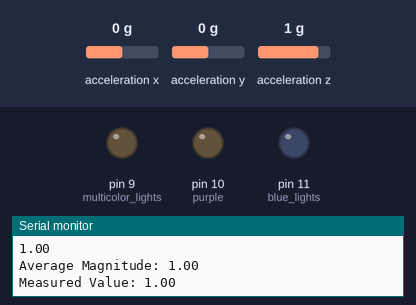
Simulated run of this sketch. Board: Arduino Uno, built with avr-gcc and run on an emulated ATmega328P. Shown: output pins drawn as LEDs (lit = HIGH), the last lines printed to the serial monitor. The inputs (shaded band) are chosen by the test bench; at power-on: acceleration x 0 g, acceleration y 0 g, acceleration z 1 g.

Above: at 2.2 s.
2.3 s: acceleration x set to -0.3 g
At 3.6 s:
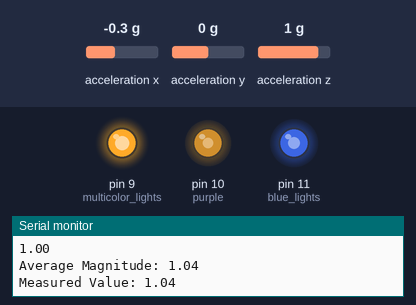
5.5 s: acceleration x set to -0.6 g
7.0 s: acceleration y set to -0.4 g
At 9.64 s:
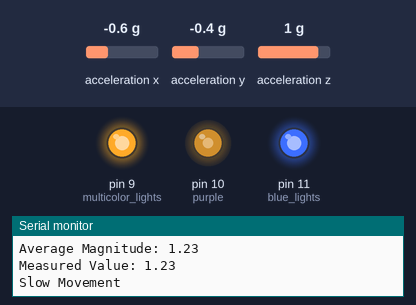
10.2 s: acceleration y set to -0.7 g
13.4 s: acceleration z set to 0.8 g
At 15.0 s:
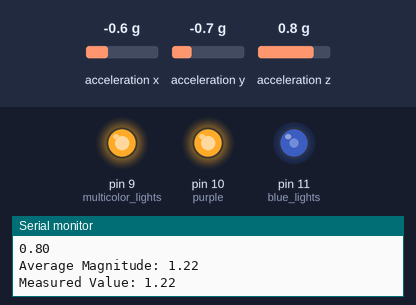
Timing chart, 0 to 17.6 s (numbered marks = the images above; inputs shaded):
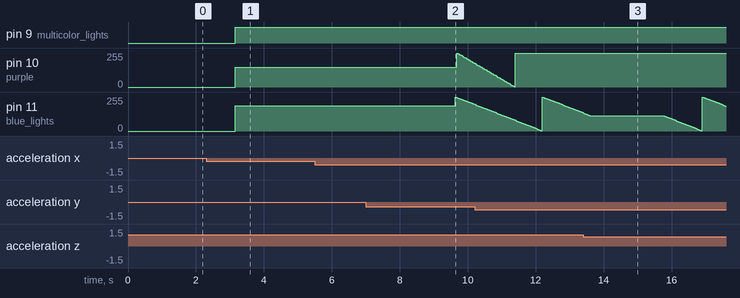

The sketch:

Avg_Magnitude.ino
```cpp
// This includes a file that has functions for the IMU
#include <SparkFunLSM6DS3.h>


LSM6DS3 myIMU;


float movementThreshold = 1.10;
float highMovementThreshold = 1.30;
float cutOff = .9;
float cutOff2 = .76;
int runningTotal;
int counter = 0;
int brightness = 0;
int brightness2 = 0;
int fadeAmount = 4;
int fadeAmount2 = 6;

void setup() {
  // put your setup code here, to run once:
// put your setup code here, to run once:
  Serial.begin(9600);
  pinMode(11, OUTPUT); //blue lights
  pinMode(10, OUTPUT); //purple/blacklight lights
  pinMode(9, OUTPUT); //multicolor lights

  delay(1000); //relax...
  Serial.println("Processor came out of reset.\n");

  //Call .begin() to configure the IMU
  myIMU.begin();
}

void loop() {
  // put your main code here, to run repeatedly:
//while(counter < 100) {
float avgMag = 0;
for(int x = 0 ; x < 8 ; x++)
{
float    aX = myIMU.readFloatAccelX();
float   aY = myIMU.readFloatAccelY();
   float  aZ = myIMU.readFloatAccelZ();

  Serial.println(aX);
  Serial.println(aY);
  Serial.println(aZ);

   //Serial.println(analogRead(myIMU.readFloatAccelX()));
   //Serial.println(analogRead(myIMU.readFloatAccelY()));
   //Serial.println(analogRead(myIMU.readFloatAccelZ()));

    float magnitude = sqrt((aX * aX) + (aY * aY) + (aZ * aZ)); //Combine all vectors
    avgMag += magnitude; // avgMag = avgMag + magnitude
}
avgMag /= 8;
//runningTotal += avgMag; }


Serial.print("Average Magnitude: ");
Serial.println(avgMag);


float measuredValue = avgMag;
/*
//Average all the values
int counter = 0;
int measuredValue = 0;
while ( counter < 100) {
  measuredValue += avgMag;
  counter++;
}
measuredValue = measuredValue/ 100;
*/

Serial.print("Measured Value: ");
Serial.println(measuredValue);
delay(2000); //comment out to make more fluid


//If wearer is not moving, no light
if ( cutOff< measuredValue && measuredValue < movementThreshold) {

    Serial.println("No Movement");
    //for testing

 analogWrite(11, 190);   // turns on a brightness of 255-190
 analogWrite(10, 150);
 digitalWrite(9, HIGH);  // turn the LED on (HIGH is the voltage level)

}


//Wearer is moving slowly
else if ( (measuredValue > movementThreshold && measuredValue < highMovementThreshold) || (cutOff2 < measuredValue && measuredValue < cutOff)) { //adding parenthesis () will perform that operation first

   //for testing // || means or
   Serial.println("Slow Movement");
   digitalWrite(9, HIGH);
  for (int counter =0; counter <100; counter++) {
analogWrite(11, 255-brightness);

  // change the brightness for next time through the loop:
  brightness = brightness + fadeAmount;

  // reverse the direction of the fading at the ends of the fade:
  if (brightness == 150 || brightness == 255) {
    fadeAmount = -fadeAmount ;
    //delay(2000);

}
  delay(40);
 analogWrite(10, 255-brightness2);
 // change the brightness for next time through the loop:
  brightness2 = brightness2 + fadeAmount2;

  // reverse the direction of the fading at the ends of the fade:
  if (brightness2 == 0 || brightness2 == 255) {
    fadeAmount2 = -fadeAmount2 ;
}
}
}

//Wearer is moving fast
else {

Serial.println("High Movement");  //for testing

{  for (int counter =0; counter <12; counter++) {
 analogWrite(11, 150);   // turn the LED on (HIGH is the voltage level)
  delay(50);              // wait for a second
  analogWrite(11, 255);    // turn the LED off by making the voltage LOW
  delay(50);              // wait for a second
  digitalWrite(10, LOW);
  delay(150);
  digitalWrite(10, HIGH);
  delay(150);
 digitalWrite(9,LOW);
 }

}
}

//reset the values
//counter =0;
//measuredValue =0;
}
```

Measured:
- the behaviour switches between 1 and 0.9 g on acceleration z (found by bisection; images 2 and 3)
- after the input at 13.4 s, pin 9 (multicolor_lights): stays HIGH (without the input it goes to LOW after 2.8 s); pin 10 (purple): stops changing and stays 255/255
